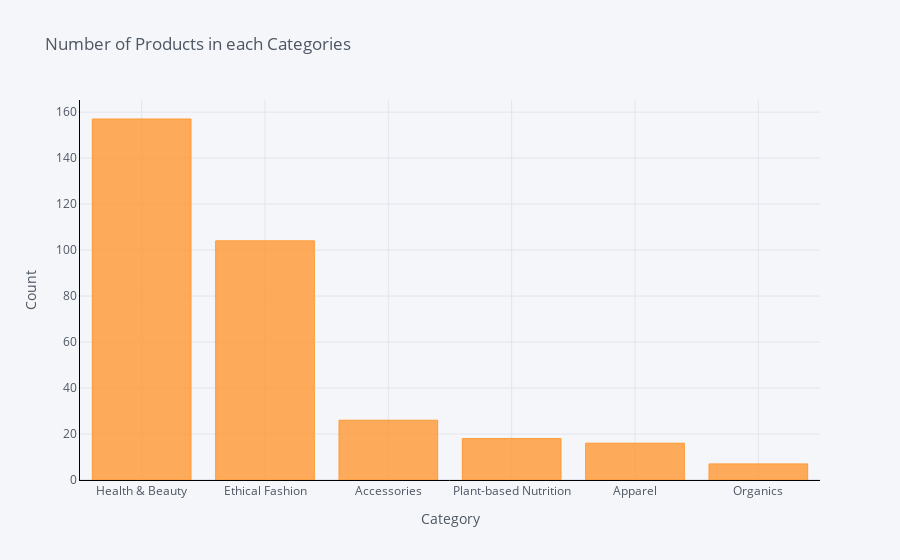

The code cell stored with this chart in its notebook:
### Code cell
product.groupby('product_category').count()['product_id'].sort_values(ascending=False).iplot(kind='bar', yTitle='Count', linecolor='black', opacity=0.8,
                                                           title='Number of Products in each Categories', xTitle='Category')

### Figure 1 — Plotly figure (JSON) as saved in the notebook; plotly's stock layout.template omitted (floating-point values rounded to 4 significant figures)
{"data": [{"marker": {"color": "rgba(255, 153, 51, 0.8)", "line": {"color": "rgba(255, 153, 51, 1.0)", "width": 1}}, "name": "product_id", "orientation": "v", "text": "", "type": "bar", "x": ["Health & Beauty", "Ethical Fashion", "Accessories", "Plant-based Nutrition", "Apparel", "Organics"], "y": [157, 104, 26, 18, 16, 7]}], "layout": {"legend": {"bgcolor": "#F5F6F9", "font": {"color": "#4D5663"}}, "paper_bgcolor": "#F5F6F9", "plot_bgcolor": "#F5F6F9", "title": {"font": {"color": "#4D5663"}, "text": "Number of Products in each Categories"}, "xaxis": {"gridcolor": "#E1E5ED", "linecolor": "black", "showgrid": true, "tickfont": {"color": "#4D5663"}, "title": {"font": {"color": "#4D5663"}, "text": "Category"}, "zerolinecolor": "#E1E5ED"}, "yaxis": {"gridcolor": "#E1E5ED", "linecolor": "black", "showgrid": true, "tickfont": {"color": "#4D5663"}, "title": {"font": {"color": "#4D5663"}, "text": "Count"}, "zerolinecolor": "#E1E5ED"}}}
